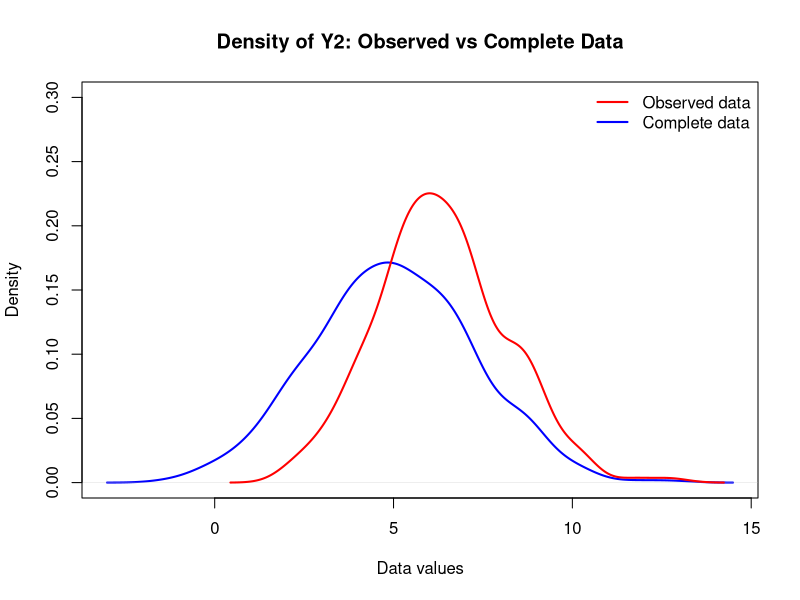

Reproduce this figure in R.
## This file contains the solution for the first assignment in
## Incomplete Data Analysis(MATH11185) by Evangelos Antypas (s2449453)
##-----------------------------------------------------------------------------
##-----------------------------------------------------------------------------
## Question 3
##-----------------------------------------------------------------------------
## Part 3a

## Seed for reproducibility
set.seed(1)

## Sample size
n <- 500

## We have that Z1,Z2,Z3 are i.i.d standard normal variables
## Simulation
Z1 <- rnorm(n)
Z2 <- rnorm(n)
Z3 <- rnorm(n)


## We obtain Y1,Y2
## Complete data set 
Y1 <- 1 + Z1
Y2 <- 5 + 2*Z1 + Z2

## We will now impose missingness on Y2 based on the condition ::
## a(Y1-1) + b(Y2-5) + Z3 < 0, a,b are given parameters
a <- 2
b <- 0 

## Defining the condition
cond <- a*(Y1-1) + b*(Y2-5) + Z3

## Boolean vector
cond <- (cond<0)

## Obtaining the observed Y2, i.e. after the missing values have been imposed
Y2_obs <- Y2[cond==FALSE]

## Visualization of the marginal of Y2 for complete and observed data
plot(density(Y2), lwd = 2, col = 'blue', xlab = 'Data values',
main = 'Density of Y2: Observed vs Complete Data', ylim = c(0,0.3))
lines(density(Y2_obs), lwd = 2, col = "red")

legend('topright',legend = c('Observed data', 'Complete data'), 
       col = c('red','blue'), lty = c(1,1), lwd = c(2,2),bty ="n")
##-----------------------------------------------------------------------------
## Part 3b
## We perform imputation by stochastic regression
## First we fit a linear regression model and then we add some random noise

## Y2 with missing values
Y2_mis <- Y2
Y2_mis[cond] <- NA

## Data set
data <- data.frame(Y1,Y2_mis)

## Linear Regression
fit <- lm(Y2_mis~Y1, data = data)

## Creating the predictions and adding noise
preds <- predict(fit, newdata = data) + rnorm(nrow(data), 0, sigma(fit))

## Creating the completed Y2 by adding the predictions where we had NAs
Y2_comp <- ifelse(is.na(data$Y2_mis), preds, Y2_mis)


